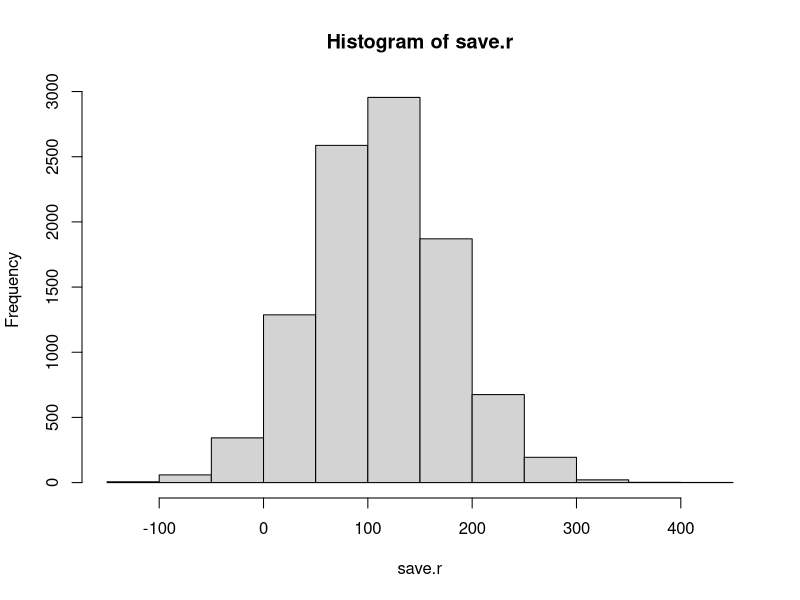
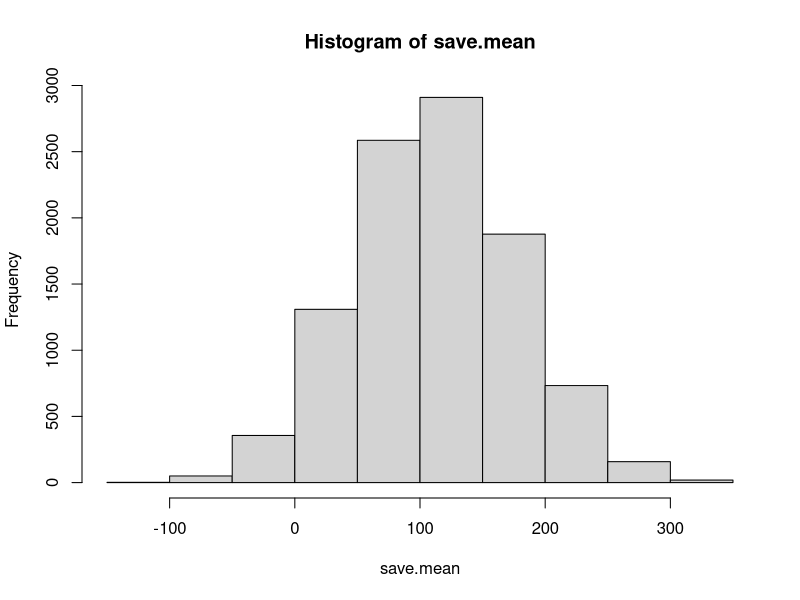
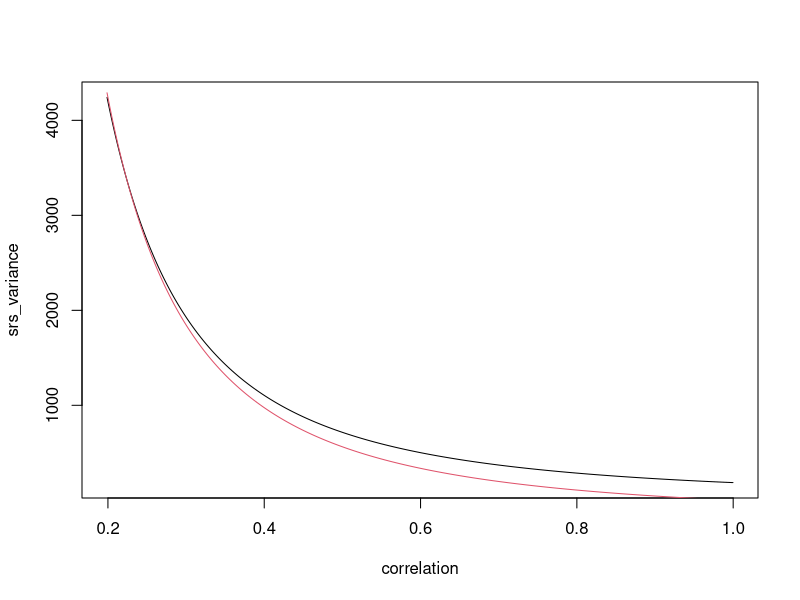

R code for these plots, in order:
#Jonathan and friends

#This script is to evaluate relationships between correlation and variance.  

library(tidyverse)

N<- 1000
n<- 10

set.seed(34567)
weight<-rpois(N,5)
mu_x<-mean(weight)

#hist(weight)
  
beta1<-20
epsilon<-rnorm(N, 0, 0.1)
epsilon2<-rnorm(N, 0, 100)

  
offspring1<-0+beta1*weight+epsilon
offspring2<-0+beta1*weight+epsilon2

mu_y<-mean(offspring1)

cor(weight, offspring1)
cor(weight, offspring2)
#plot(weight, offspring1)
#plot(weight, offspring2)

estimate.r<-function(x,y){(mean(y)/mean(x))*mu_x}

save.mean<-save.r<-rep(NA,10000)

correlation<-NA
ratio_variance<-NA
srs_variance<-NA

for(j in 1:200){
  
  sigma<-j
  set.seed(2)
  epsilon2<-rnorm(N, 0, sigma)
  offspring1<-0+beta1*weight+epsilon2
  correlation[j]<-cor(weight,offspring1)
  
  for(i in 1:10000){
  
  ind<-sample(1:N, n)
  ratio_estimate<-estimate.r(x=weight[ind],y=offspring1[ind])
  non_ratio_estimate<-mean(offspring1[ind])
  save.mean[i]<-non_ratio_estimate
  save.r[i]<-ratio_estimate
  
  }
  
  ratio_variance[j]<-var(save.r)
  srs_variance[j]<-var(save.mean)
  #print(j)
}

hist(save.r)
hist(save.mean)

plot(x=correlation, y=srs_variance, type="l")
lines(x=correlation, y=ratio_variance, col="2")
